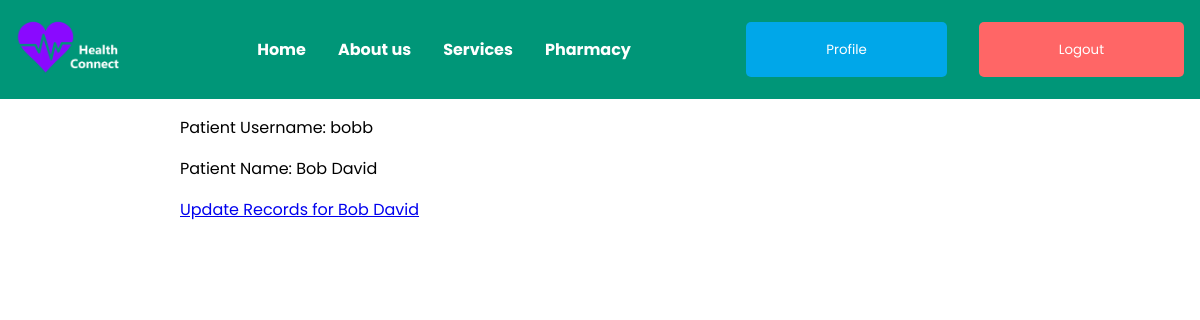
Before: /doctors/list_patients/ (signed in) with the older database file.
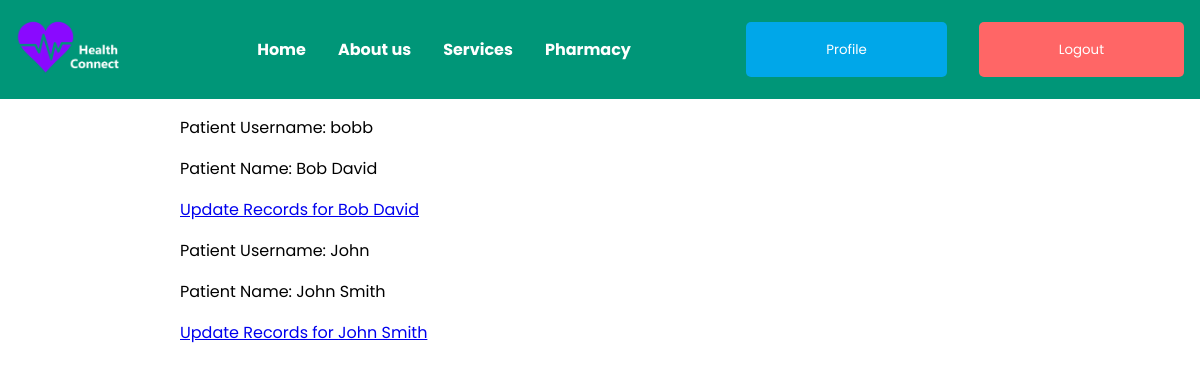
After: the same page with the newer database file.
### apps/patients/models.py (models this page shows)
class Patient(models.Model):
    user = models.OneToOneField(CustomUser, on_delete=models.CASCADE, primary_key=True)
    medical_history = models.ManyToManyField('MedicalRecord', blank=True, related_name='patients')
    primary_doctor = models.ForeignKey(Doctor, on_delete=models.SET_NULL, null=True, related_name='patients')
    @property
    def full_name(self):
        return self.user.get_full_name()
    @property
    def username(self):
        return self.user.username
    def __str__(self):
        return self.user.username

### apps/accounts/models.py (models this page shows)
class CustomUser(AbstractUser):
    role = models.CharField(max_length=20)
    birthdate = models.DateField(null=True, blank=True)

### apps/doctors/views.py (the view)
# urls.py: path('list_patients/', views.list_patients, name='list_patients'),
@login_required
def list_patients(request):
    doctor = request.user.doctor
    patients = Patient.objects.filter(primary_doctor=doctor)
    for patient in patients:
        print(f"Patient: {patient}, Username: {patient.username}")
    return render(request, 'list_patients.html', {'patients': patients})

### apps/doctors/templates/list_patients.html
{% extends "layout.html" %}
{% block content %}
    {% for patient in patients %}
        <p>Patient Username: {{ patient.username }}</p>
        <p>Patient Name: {{ patient.full_name }}</p>
        <a href="{% url 'update_medical_record' patient.username %}">Update Records for {{ patient.full_name }}</a>
    {% endfor %}
{% endblock %}

### templates/layout.html (shortened to what this page needs)
<!DOCTYPE html>
{% load static %}
<html lang="en">
<head>
    <link rel="stylesheet" href="{% static 'css/styles.css' %}">
</head>
<body>
    <nav class="navbar">
        <div class="logo">
            <img src="{% static 'images/templogo.webp' %}" alt="Logo" height="60">
        </div>
        <div class="nav-links">
            <a href="{% url 'home' %}" class="nav-link">Home</a>
            <a href="{% url 'about' %}" class="nav-link">About us</a>
            <a href="{% url 'services' %}" class="nav-link">Services</a>
            <a href="{% url 'pharmacy' %}" class="nav-link">Pharmacy</a>
        </div>
        <div class="nav-links">
            {% if user.is_authenticated %}
                <button onclick="location.href='{% url 'profile' %}'" class="login-link">Profile</button>
                <form action="{% url 'logout' %}" method="post" style="display:inline;">
                    <button type="submit" class="logout-link">Logout</button>
                </form>
            {% else %}
                <button onclick="location.href='{% url 'login' %}'" class="login-link">Login</button>
                <button onclick="location.href='{% url 'register' %}'" class="register-link">Register</button>
            {% endif %}
        </div>
    </nav>
    <main>
        {% block content %}{% endblock %}
    </main>
</body>
</html>

### static/css/styles.css (style rules this page uses)
body { font-family: 'Poppins', sans-serif; margin: 0; padding: 0; }
main { padding-inline: 15%; }
.navbar { background-color: #009678; padding: 1em; display: flex; align-items: center; justify-content: space-between; }
.navbar .logo { margin-right: 1em; }
.navbar .nav-links { display: flex; gap: 2em; }
.navbar .nav-link { color: white; text-decoration: none; font-weight: bold; transition: transform 0.3s ease, background-color 0.3s ease; position: relative; }
.navbar button { font-family: 'Poppins', sans-serif; background-color: #00a7e9; padding: 1.3em 6em; border-radius: 5px; border: none; color: white; text-decoration: none; cursor: pointer; }
.navbar .logout-link { background-color: #ff6666; }

Changed rows visible on the page:
added Patient: username "John", full_name "John Smith"
